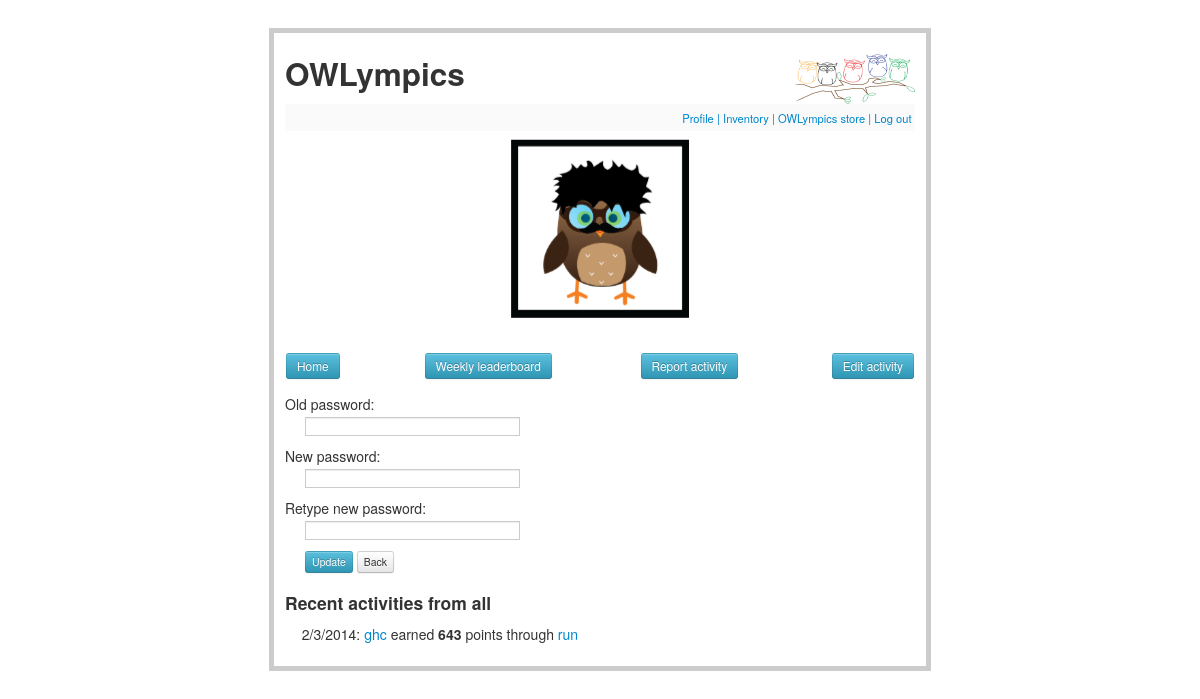
The app's page /edit_profile (signed in) with its own data.
### tables this page shows
CREATE TABLE activities (
  id integer primary key autoincrement,
  username string not null,
  year integer,
  month integer,
  day integer,
  activity string not null,
  ppl integer,
  low integer,
  moderate integer,
  high integer,
  newpoints integer,
  isthisweek integer,
  note string not null,
  rate integer,
  happiness integer,
  activeness integer,
  hour integer,
  minute integer, 
  second integer
);

### owlympics.py (the view)
@app.route('/edit_profile')
def edit_profile():
    if not session.get('logged_in'):
        return redirect(url_for('login'))
    db = get_db()
    username = session.get('username')
    password = session.get('password')
    cur = db.execute('select * from profiles where username = ?', [username])
    profiles = [dict(isready=row[0], email=row[1], firstname=row[3], lastname=row[4], age=row[5], sex=row[6], department=row[7])
                for row in cur.fetchall()]
    profile = profiles[0]
    session['email'] = profile['email']
    return render_template('edit_profile.html', password = password, profile = profile, activities = activity_feed())

### owlympics.py (called while the page is built)
def get_db():
    top = _app_ctx_stack.top
    if not hasattr(top, 'sqlite_db'):
        top.sqlite_db = sqlite3.connect(app.config['DATABASE'])
    return top.sqlite_db

@app.teardown_appcontext
def close_db_connection(exception):
    top = _app_ctx_stack.top
    if hasattr(top, 'sqlite_db'):
        top.sqlite_db.close()

def get_realname(username):
    db = get_db()
    username = str(username)
    cur = db.execute('select firstname, lastname from profiles where username = ?', [username])
    realnames = [dict(firstname=row[0], lastname=row[1]) for row in cur.fetchall()]
    if len(realnames) == 0:
        return ''
    else:
        realname = realnames[0]
        return str(realname['firstname']) + ' ' + (realname['lastname'])

def get_namepref(username):
    db = get_db()
    username = str(username)
    cur = db.execute('select userealname from profiles where username = ?', [username])
    userealnames = [dict(use=row[0]) for row in cur.fetchall()]
    if len(userealnames) == 0:
        return 0
    else:
        userealname = userealnames[0]
        if (userealname['use'] == 'true'):
            return 1
        else:
            return 0

def activity_feed():
    db = get_db()
    cur = db.execute('select * from activities order by id desc')
    num_activities = 3
    activities = [dict(aid=row[0], username=row[1], year=row[2], month=row[3], day=row[4], activity=row[5], newpoints=row[10],
                       realname=get_realname(row[1]), userealname=get_namepref(row[1])) for row in cur.fetchall()]
    if len(activities) > num_activities:
        activities = activities[0:num_activities]
    return activities

### templates/edit_profile.html (shortened to what this page needs)
{% extends "profile.html" %}
{% block profile %}
  {% if session.logged_in %}
    <form action="{{ url_for('update_profile') }}" method=post>
      <dl>
        <dt>Old password:
        <dd><input type=password size=30 name=oldpassword>
        <dt>New password:
        <dd><input type=password size=30 name=newpassword>
        <dt>Retype new password:
        <dd><input type=password size=30 name=renewpassword>
        <dd><input type=submit class="btn btn-mini btn-info" value=Update>
        <input type=button class="btn btn-mini" value=Back onClick="history.go(-1);return true;">
      </dl>
    </form>
  {% endif %}
{% endblock %}

### templates/profile.html (shortened to what this page needs)
{% extends "layout.html" %}
{% block body %}
        {% if session.logged_in %}
                <table border="0" align="center" style="table-layout:fixed;">
                <tr>
                <td align="left" style="width:100px;"><input type=button class="btn btn-small btn-info" onclick="location.href='{{ url_for('home') }}'" value="Home"></td>
                <td align="center" style="width:250px;"><input type=button class="btn btn-small btn-info" onclick="location.href='{{ url_for('leaderboard') }}'" value="Weekly leaderboard"></td>
                {% if session.admin %}
                <td align="center" style="width:200px;"><input type=button class="btn btn-small btn-info" onclick="location.href='{{ url_for('manage_user') }}'" value="Manage user"></td>
                {% else %}
                <td align="center" style="width:200px;"><input type=button class="btn btn-small btn-info" onclick="location.href='{{ url_for('report_activity') }}'" value="Report activity"></td>
                {% endif %}
                <td align="right" style="width:150px;" ><input type=button class="btn btn-small btn-info" onclick="location.href='{{ url_for('edit_activity') }}'" value="Edit activity"></td>
                </tr>
                </table>
        {% endif %}
        {% block profile %}
        {% endblock %}
        {% if activities %}
                <h4>Recent activities from all</h4>
                <ul class=entries>
                {% for activity in activities %}
                        {% if activity.userealname %}
                                <li>{{activity.month}}/{{activity.day}}/{{activity.year}}: <a href="/view_username/{{activity.username}}">{{activity.realname}}</a> earned <strong>{{activity.newpoints}}</strong> points through <a href="/view_activity/{{activity.aid}}">{{activity.activity}}</a>
                        {% else %}
                                <li>{{activity.month}}/{{activity.day}}/{{activity.year}}: <a href="/view_username/{{activity.username}}">{{activity.username}}</a> earned <strong>{{activity.newpoints}}</strong> points through <a href="/view_activity/{{activity.aid}}">{{activity.activity}}</a>
                        {% endif %}
                {% endfor %}
                </ul>
        {% endif %}
{% endblock %}

### templates/layout.html (shortened to what this page needs)
<!doctype html>
<link rel=stylesheet type=text/css href="{{ url_for('static', filename='style.css') }}">
<link rel=stylesheet type=text/css href="{{ url_for('static', filename='bootstrap.css') }}">
<link rel=stylesheet type=text/css href="{{ url_for('static', filename='cube.css') }}">
<link rel=stylesheet type=text/css href="{{ url_for('static', filename='avatar.css') }}">
<div class=page>
        <h2>OWLympics
                <img src="\static\owls_branch_LOGO2.png" width="120" height="50" align="right" >
        </h2>
        <div class=metanav>
                {% if not session.logged_in %}
                        <a href="{{ url_for('register') }}">Register</a>
                        <a>|</a>
                        <a href="{{ url_for('login') }}">Log in</a>
                {% else %}
                        <a href="{{ url_for('profile_home') }}">Profile</a>
                        <a>|</a>
                        <a href="{{ url_for('gym') }}">Inventory</a>
                        <a>|</a>
                        <a href="{{ url_for('store') }}">OWLympics store</a>
                        <a>|</a>
                        <a href="{{ url_for('logout') }}">Log out</a>
                {% endif %}
        </div>
        <table align="center" border="0">
                {% set rank = 0 %}
                {% set cube_id = -1 %}
                {% for activity in activities %}
                        {% set rank = rank + 1 %}
                        {% set cube_id = cube_id + 1 %}
                        {% if rank == 1 %}
                        <tr style="height:200px;">
                        {% endif %}
                        <td align="center" style="width:200px;">
                                <div id="experiment">
                                        <div id="cube_{{cube_id}}" class="cubewrapper">
                                                <div class="face one">
                                                </div>
                                                <div class="face two">
                                                        <div class="avatar" style="background-image:
                                                                url('static/avatar/Accessories/handlebar.png'),
                                                                url('static/avatar/Hair/the_cure.png'),
                                                                url('static/avatar/Glasses/goggles.png'),
                                                                url('static/avatar/Owls/standard_owl_template.png');">
                                                        </div>
                                                </div>
                                                <div class="face three">
                                                </div>
                                                <div class="face four">
                                                </div>
                                                <div class="face five">
                                                </div>
                                                <div class="face six">
                                                </div>
                                        </div>
                                </div>
                        </td>
                {% endfor %}
                </tr>
        </table>
        {% block body %}
        {% endblock %}
</div>

### static/style.css (style rules this page uses)
a, h1, h2 { color: #377BA8; }
h1, h2 { font-family: 'Georgia', serif; margin: 0; }
h2 { font-size: 1.2em; }
.page { margin: 2em auto; width: 45em; border: 5px solid #ccc; padding: 0.8em; background: white; }
.entries { list-style: none; margin: 0; padding: 0; }
.entries li { margin: 0.8em 1.2em; }
.metanav { text-align: right; font-size: 0.8em; padding: 0.3em; margin-bottom: 1em; background: #fafafa; }

### static/cube.css (style rules this page uses)
.cubewrapper { position: relative; margin: 0 auto; height: 160px; width: 160px; -webkit-transition: -webkit-transform 1s linear; -webkit-transform-style: preserve-3d; }
.face { position: absolute; height: 160px; width: 160px; padding: 0px; }
.cubewrapper .one { -webkit-transform: rotateX(90deg) translateZ(80px); }
.cubewrapper .two { -webkit-transform: translateZ(80px); }
.cubewrapper .three { -webkit-transform: rotateY(90deg) translateZ(80px); }
.cubewrapper .four { -webkit-transform: rotateY(180deg) translateZ(80px); }
.cubewrapper .five { -webkit-transform: rotateY(-90deg) translateZ(80px); }
.cubewrapper .six { -webkit-transform: rotateX(-90deg) translateZ(80px) rotate(180deg); }

### records on screen
activities: month "2", day "3", year "2014", username "ghc", newpoints "643", activity "run"
